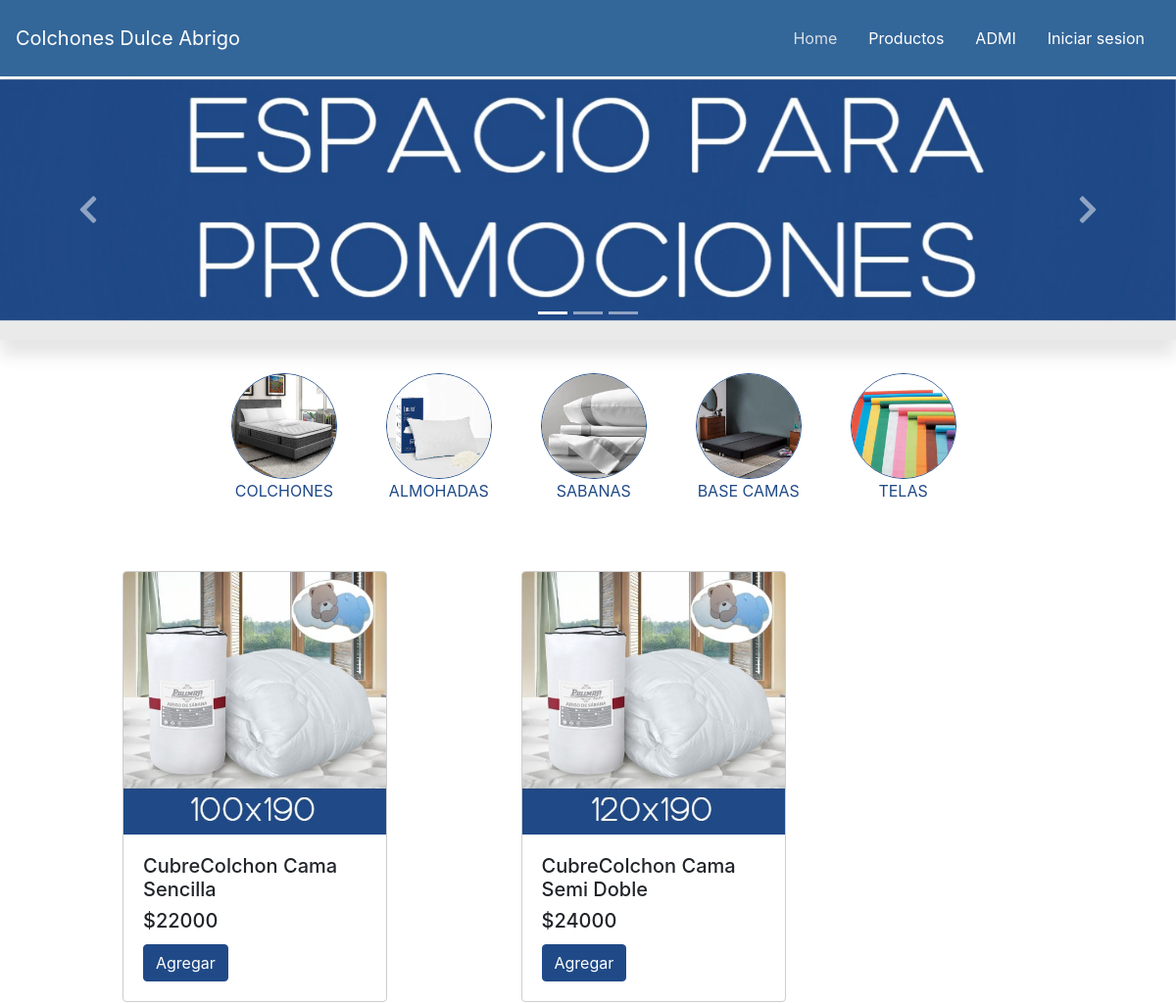
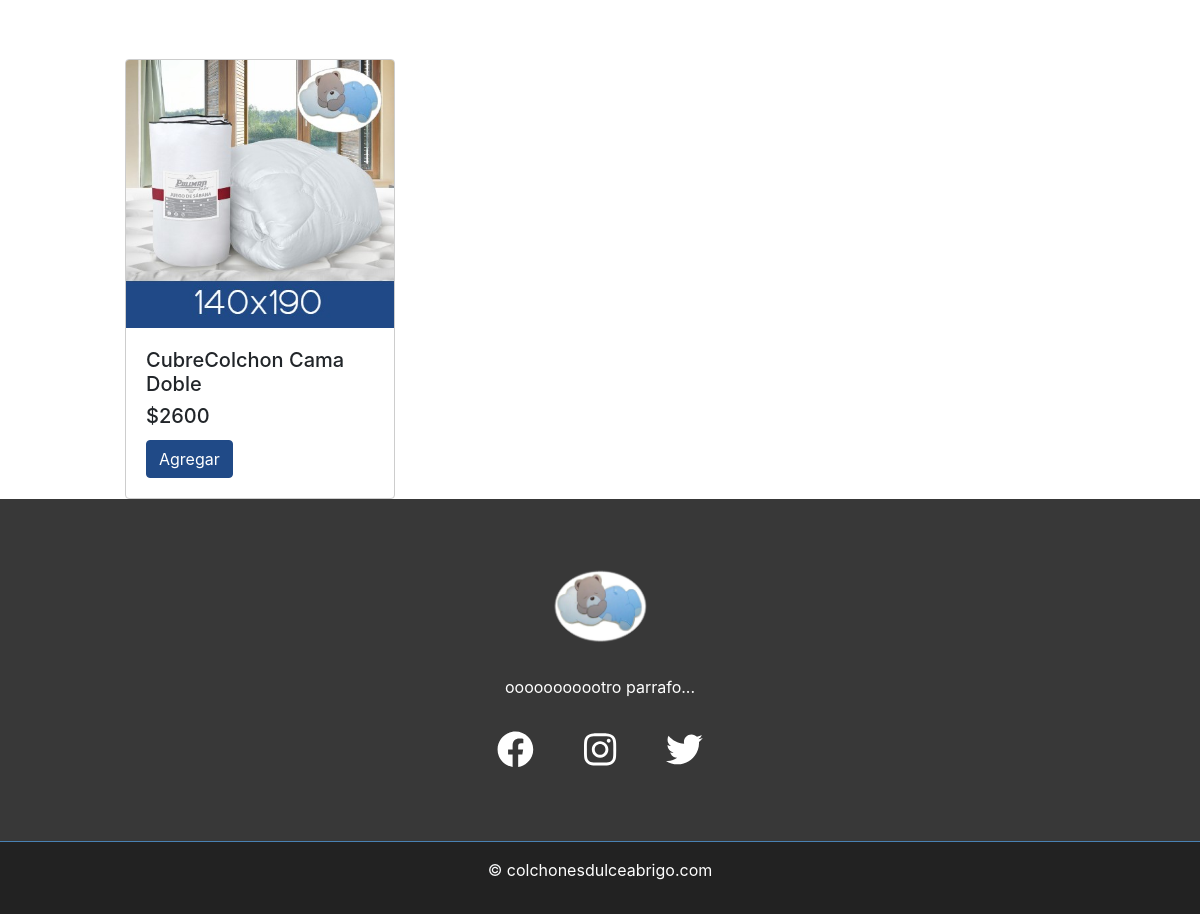
The page /?p=sabanas on the database its author committed (2 pictures, top to bottom).
### tables this page shows
CREATE TABLE `producto` (
  `codproducto` int(11) NOT NULL,
  `nombre_producto` varchar(30) NOT NULL,
  `descripcion` varchar(100) DEFAULT NULL,
  `precio` int(10) DEFAULT NULL,
  `existencia` int(11) DEFAULT NULL,
  `imagen` text NOT NULL,
  `fk_idcategoria` int(11) NOT NULL
);

### Modulos/sabanas.php (the view, shortened to what this page needs)
<?php
   if (!isset($_GET["c"])) {
       $c = "3";
   } else {
       $c = $_GET["c"];
   }
   ?>
<!doctype html>
<html lang="en">
<head>
</head>
<body>
    <div id="carouselExampleCaptions" class="carousel slide" data-ride="carousel" data-interval="6000">
        <ol class="carousel-indicators">
            <li data-target="#carouselExampleCaptions" data-slide-to="0" class="active"></li>
            <li data-target="#carouselExampleCaptions" data-slide-to="1"></li>
            <li data-target="#carouselExampleCaptions" data-slide-to="2"></li>
        </ol>
        <div class="carousel-inner" style="padding-bottom: 20px; background-color: #eaeaea;">
            <div class="carousel-item active">
                <img src="./img/promociones.jpg" alt="" style="width: 100%; height: 10%;">
                <div class="carousel-caption d-none d-md-block">
                </div>
            </div>
        </div>
        <a class="carousel-control-prev" href="#carouselExampleCaptions" role="button" data-slide="prev">
            <span class="fas fa-chevron-left fa-2x"></span>
        </a>
        <a class="carousel-control-next" href="#carouselExampleCaptions" role="button" data-slide="next">
            <span class="fas fa-chevron-right fa-2x"></span>
        </a>
    </div>
    <div class="container">
        <br>
    </div>
    <div class="categorias_var">
        <ul>
            <li><a href="?p=colchones"><img src="img/catColchon.jpg"><br>COLCHONES</a></li>
            <li><a href="?p=almohadas"><img src="img/catAlmohada.jpg"><br>ALMOHADAS</a></li>
            <li><a href="?p=sabanas"><img src="img/catSabana.jpg"><br>SABANAS</a></li>
            <li><a href="?p=bases"><img src="img/catBase.jpg"><br>BASE CAMAS</a></li>
            <li><a href="?p=telas"><img src="img/catTela.jpg"><br>TELAS</a></li>
        </ul>
    </div>
    <?php
       $sql = "SELECT * FROM producto where fk_idcategoria=$c";
       $conexion = Conectarse();
       $resul = mysqli_query($conexion, $sql);
       if (mysqli_num_rows($resul) > 0) {
           while ($row = mysqli_fetch_array($resul)) {
       ?>
            <div class="proc">
                <div class="col-3" style="min-width: 300px; margin-left:110px; margin-top: 90px; margin-right: -140px; height: 440px;">
                    <div class="card" style="border-color: #cdcdcd">
                        <img title="<?php echo $row['nombre_producto']; ?>" alt="<?php echo $row['nombre_producto']; ?>" class="card-img-top" src="img/<?php echo $row['imagen']; ?>" data-toggle="popover" data-trigger="hover" data-content="<?php echo $row['descripcion']; ?>">
                        <div class="card-body">
                            <h5><?php echo $row['nombre_producto']; ?></h5>
                            <h5 class="card-title">$<?php echo $row['precio']; ?></h5>
                            <form action="" method="post">
                                <button class="btn btn-primary" name="btnAccion" value="Agregar" type="submit" style="background: #204a87; border: solid 1px #204a87;">Agregar</button>
                            </form>
                        </div>
                    </div>
                </div>
            </div>
</body>
</html>
<?php
           }
       }
   ?>

### css/style.css (style rules this page uses)
#carouselExampleCaptions { box-shadow: 0 1rem 1rem rgba(0, 0, 0, .1); margin-top: 0.5px; }
#carouselExampleCaptions img { width: 100%; height: 17%; }
.carousel-inner { max-height: 38rem!important; }
.carousel-item-next, .carousel-item-prev, .carousel-item.active { transition: transform 1.2s ease; }
#carouselExampleCaptions { width: 100%; height: 15%; }
.proc { display: inline-block; }
.proc { margin-top: -30px; }

### css/catEstilos.css (style rules this page uses)
.categorias_var a { text-decoration: none; color: #204a87; width: 100%; }
.categorias_var li { list-style: none; float: left; margin-left: 10px; padding: 10px; width: 13%; margin-right: 20px; text-align: center; }
.categorias_var ul { margin: 0; padding: 0; }
.categorias_var img { width: 100%; border-radius: 100%; border: solid 0.2px #204a87; min-width: 60px; }
.categorias_var { margin-left: 18%; }

### rows shown on the page
producto: imagen (picture), nombre_producto "CubreColchon Cama Sencilla", precio "22000"
producto: imagen (picture), nombre_producto "CubreColchon Cama Semi Doble", precio "24000"
producto: imagen (picture), nombre_producto "CubreColchon Cama Doble", precio "2600"
